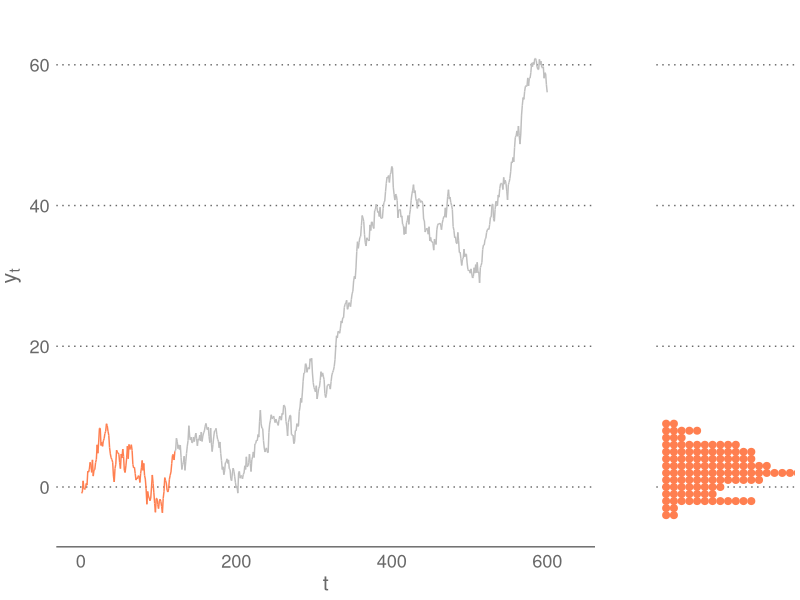
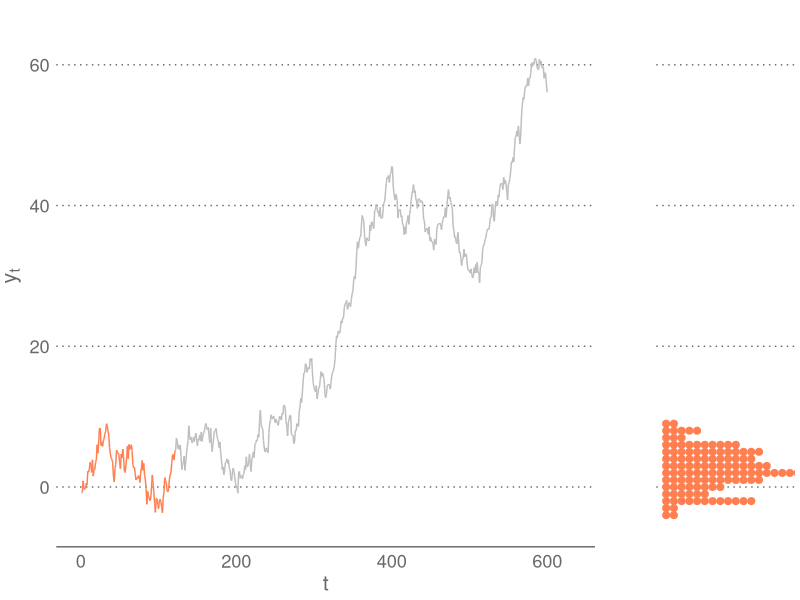
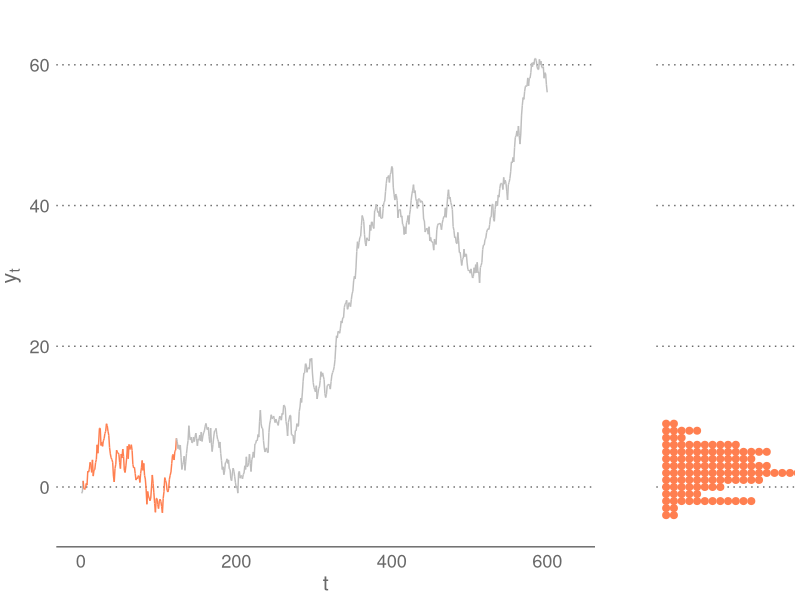
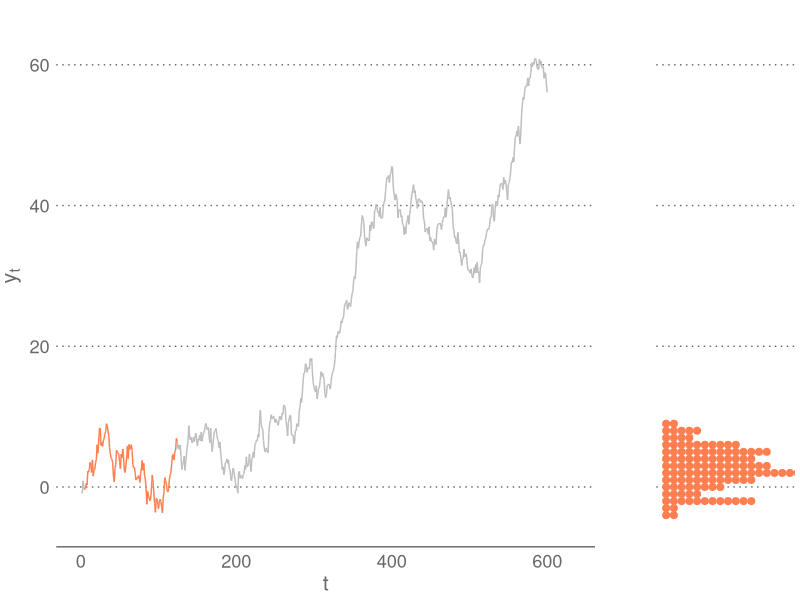
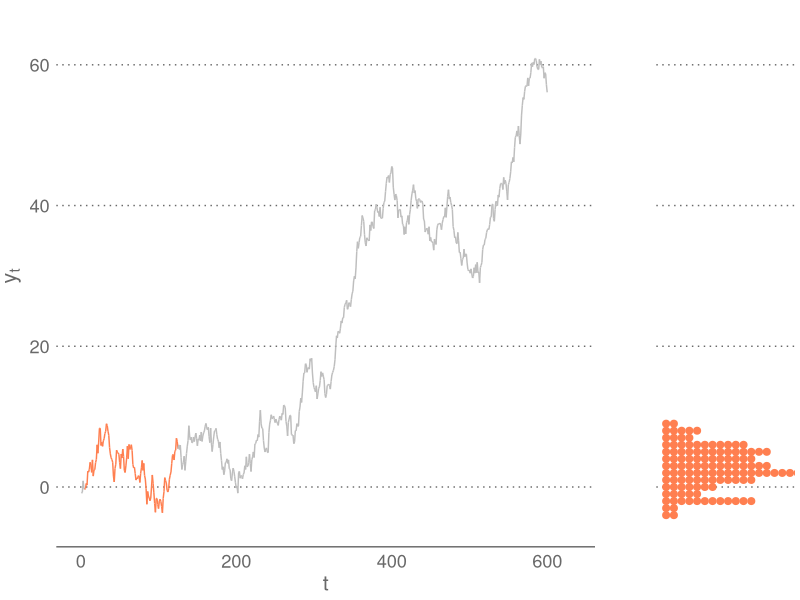
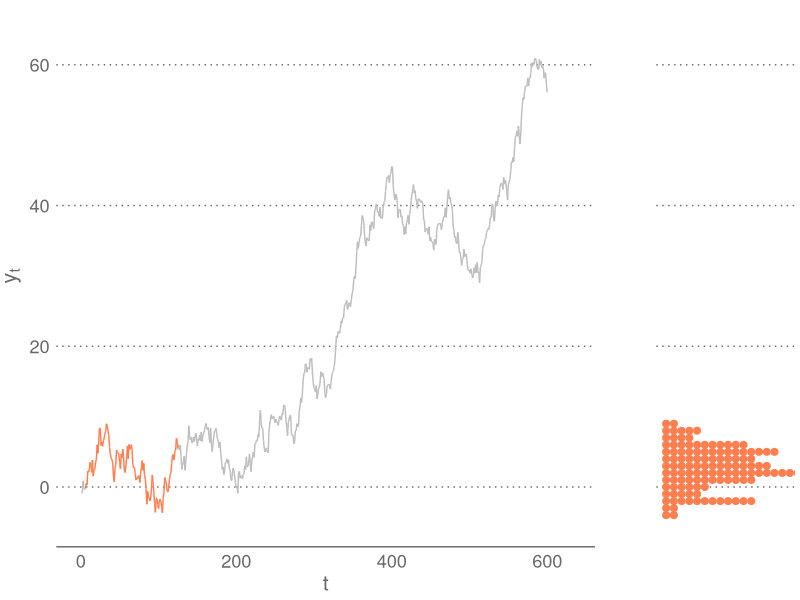
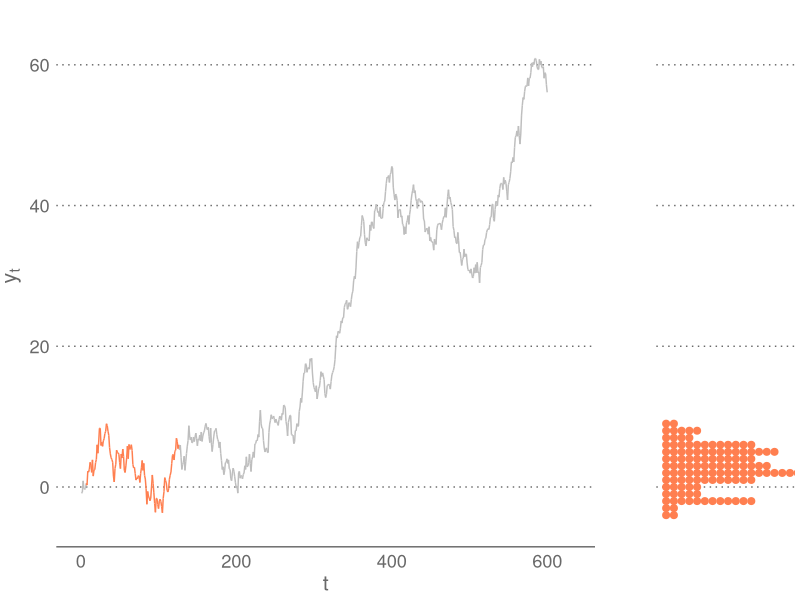
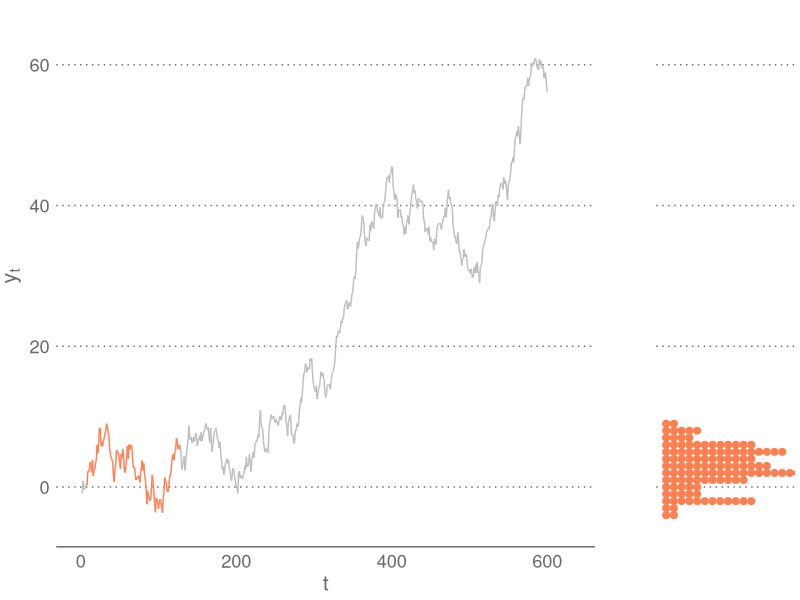

R code for these plots, in order: (Note: this script raises an error after producing the figures.)
# load the libraries (install them if needed)
library(data.table)
library(ggplot2)
library(cowplot)
library(magick)
library(stringr)

# plot aesthetics
theme_eg <- function(base_size=12,border=F){
  theme(
    panel.background=element_rect(fill="white",color=NA),
    panel.grid=element_line(colour=NULL,linetype=3),
    panel.grid.major=element_line(colour="dimgray"),
    panel.grid.major.x=element_blank(),
    panel.grid.minor=element_blank(),
    plot.background=element_rect(fill="white",color=NA),
    plot.title=element_text(size=rel(1.2),colour="dimgray"),
    plot.subtitle=element_text(family="mono",size=rel(1.1),colour="black"),
    plot.caption = element_text(colour="darkgray"),
    plot.margin=margin(.25,.25,.25,.25,"lines"),
    axis.title=element_text(size=rel(1.4),colour="dimgray"),
    axis.text=element_text(size=rel(1.2),colour="dimgray",margin=margin(t=1,r=1,b=1,l=1)),
    axis.line = element_line(colour="dimgray"),
    axis.line.y = element_blank(),
    axis.ticks = element_blank(),
    legend.background=element_rect(fill="transparent",color=NA),
    legend.position="none",
    legend.title=element_blank(),
    legend.text=element_text(size=rel(1.2),colour="dimgray"),
    legend.key.size=unit(.75,'lines'),
    strip.background=element_blank(),
    strip.text=element_text(size=rel(0.8),colour="dimgray",face="bold",margin=margin(.5,0,.5,0,"lines"))
  )
}


# load the data, originally fetched via fredr
set.seed(2)
n <- 600
e <- rnorm(n)
y <- cumsum(e)
y_dt <- data.table(t=1:n,y=y)

gg_wn <- ggplot(y_dt,aes(x=t,y=y))+
  geom_line(linewidth=.5,color="black")+
  ylim(-5,65)+
  xlim(0,n)+
  labs(x="t",y=expression(y[t]))+
  theme_eg()

# graph the dot-density of the series
gg_dots <- ggplot(y_dt,aes(x=y))+
  geom_dotplot(binwidth=.5,color="black",fill="gray",stroke=1,method="histodot",stackratio=1.1)+
  xlim(-5,65)+
  coord_flip()+
  theme_eg()+
  theme(axis.title=element_blank(),axis.title.y=element_blank(),axis.text=element_blank(),axis.line=element_blank())

# combine the two graphs
gg_comb <- plot_grid(gg_wn,gg_dots,align="hv",ncol=2,rel_widths = c(3,1))
# gg_comb

# the size of the window
w <- 120

# loop through the plots
for(i in 1:(n-w+1)){
  
  y_dt[,highlight:=ifelse(t>=i & t<=w-1+i,"Y","N")]
  
  gg_wn <- ggplot(y_dt,aes(x=t,y=y))+
    geom_line(linewidth=.5,color=ifelse(y_dt$highlight=="Y","coral","gray"))+
    ylim(-5,65)+
    xlim(0,n*1.05)+
    labs(x="t",y=expression(y[t]))+
    theme_eg()
  
  # graph the dot-density of the series
  gg_dots <- ggplot(y_dt[highlight=="Y"],aes(x=y))+
    geom_dotplot(binwidth=1,color="coral",fill="coral",stroke=1,method="histodot",stackratio=1.1)+
    xlim(-5,65)+
    coord_flip()+
    theme_eg()+
    theme(axis.title=element_blank(),axis.title.y=element_blank(),axis.text=element_blank(),axis.line=element_blank())
  
  # combine the two graphs
  gg_comb <- plot_grid(gg_wn,gg_dots,align="hv",ncol=2,rel_widths = c(3,1))
  
  ggsave(paste0("temp/w",str_pad(i,4,pad="0"),".png"),width=800,height=500,unit="px",dpi=100)
  
}

# this next few lines create a gif from the pre-generated images

## create a list of the png file names in the temp folder
the_list <- paste0("temp/",list.files("temp/"))

## store the graphs as a list in frames
frames <- lapply(the_list,image_read)

## generate a gif
animation <- image_animate(image_join(frames),fps=20)

## save the gif
image_write(animation,"nonstationary.gif")
